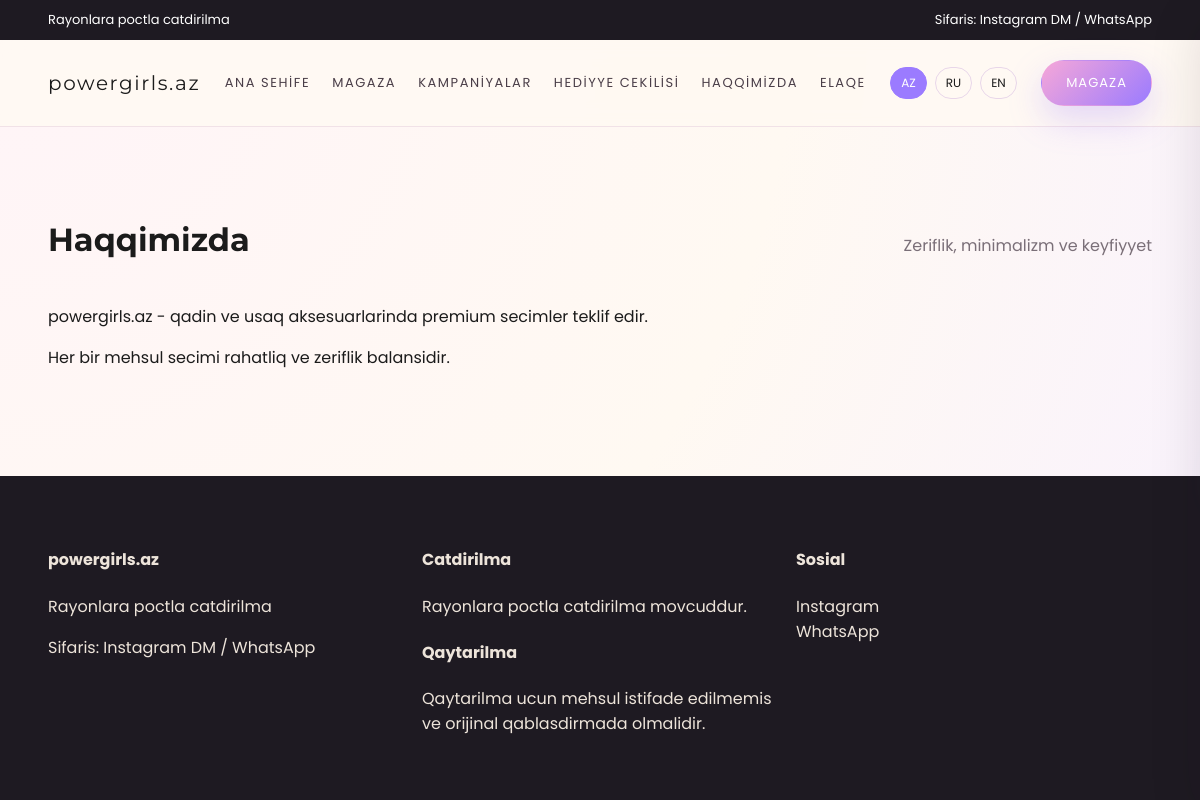
Page /about.php on the committed database.
### tables this page shows
CREATE TABLE settings (
  id INT PRIMARY KEY,
  instagram_url VARCHAR(255) DEFAULT '',
  whatsapp_number VARCHAR(64) DEFAULT '',
  site_title_az VARCHAR(255) DEFAULT '',
  site_title_ru VARCHAR(255) DEFAULT '',
  site_title_en VARCHAR(255) DEFAULT '',
  topbar_text_az VARCHAR(255) DEFAULT '',
  topbar_text_ru VARCHAR(255) DEFAULT '',
  topbar_text_en VARCHAR(255) DEFAULT '',
  delivery_text_az VARCHAR(255) DEFAULT '',
  delivery_text_ru VARCHAR(255) DEFAULT '',
  delivery_text_en VARCHAR(255) DEFAULT '',
  hero_tagline_az VARCHAR(255) DEFAULT '',
  hero_tagline_ru VARCHAR(255) DEFAULT '',
  hero_tagline_en VARCHAR(255) DEFAULT '',
  hero_title_az VARCHAR(255) DEFAULT '',
  hero_title_ru VARCHAR(255) DEFAULT '',
  hero_title_en VARCHAR(255) DEFAULT '',
  hero_subtitle_az TEXT,
  hero_subtitle_ru TEXT,
  hero_subtitle_en TEXT,
  hero_location_az VARCHAR(255) DEFAULT '',
  hero_location_ru VARCHAR(255) DEFAULT '',
  hero_location_en VARCHAR(255) DEFAULT '',
  home_gift_title_az VARCHAR(255) DEFAULT '',
  home_gift_title_ru VARCHAR(255) DEFAULT '',
  home_gift_title_en VARCHAR(255) DEFAULT '',
  home_gift_text_az TEXT,
  home_gift_text_ru TEXT,
  home_gift_text_en TEXT,
  about_title_az VARCHAR(255) DEFAULT '',
  about_title_ru VARCHAR(255) DEFAULT '',
  about_title_en VARCHAR(255) DEFAULT '',
  about_subtitle_az VARCHAR(255) DEFAULT '',
  about_subtitle_ru VARCHAR(255) DEFAULT '',
  about_subtitle_en VARCHAR(255) DEFAULT '',
  about_text_1_az TEXT,
  about_text_1_ru TEXT,
  about_text_1_en TEXT,
  about_text_2_az TEXT,
  about_text_2_ru TEXT,
  about_text_2_en TEXT,
  give_steps_title_az VARCHAR(255) DEFAULT '',
  give_steps_title_ru VARCHAR(255) DEFAULT '',
  give_steps_title_en VARCHAR(255) DEFAULT '',
  give_step_1_az VARCHAR(255) DEFAULT '',
  give_step_1_ru VARCHAR(255) DEFAULT '',
  give_step_1_en VARCHAR(255) DEFAULT '',
  give_step_2_az VARCHAR(255) DEFAULT '',
  give_step_2_ru VARCHAR(255) DEFAULT '',
  give_step_2_en VARCHAR(255) DEFAULT '',
  give_step_3_az VARCHAR(255) DEFAULT '',
  give_step_3_ru VARCHAR(255) DEFAULT '',
  give_step_3_en VARCHAR(255) DEFAULT '',
  giveaway_winner_title_az VARCHAR(255) DEFAULT '',
  giveaway_winner_title_ru VARCHAR(255) DEFAULT '',
  giveaway_winner_title_en VARCHAR(255) DEFAULT '',
  default_meta_description_az TEXT,
  default_meta_description_ru TEXT,
  default_meta_description_en TEXT,
  og_image_path VARCHAR(255) DEFAULT '',
  giveaway_status VARCHAR(8) DEFAULT 'OFF',
  giveaway_terms_az TEXT,
  giveaway_terms_ru TEXT,
  giveaway_terms_en TEXT,
  giveaway_winner_text_az TEXT,
  giveaway_winner_text_ru TEXT,
  giveaway_winner_text_en TEXT,
  gift_title_az VARCHAR(255) DEFAULT '',
  gift_title_ru VARCHAR(255) DEFAULT '',
  gift_title_en VARCHAR(255) DEFAULT '',
  gift_description_az TEXT,
  gift_description_ru TEXT,
  gift_description_en TEXT,
  gift_image_path VARCHAR(255) DEFAULT '',
  campaign_status VARCHAR(8) DEFAULT 'OFF',
  campaign_title_az VARCHAR(255) DEFAULT '',
  campaign_title_ru VARCHAR(255) DEFAULT '',
  campaign_title_en VARCHAR(255) DEFAULT '',
  campaign_text_az TEXT,
  campaign_text_ru TEXT,
  campaign_text_en TEXT,
  campaign_image_path VARCHAR(255) DEFAULT '',
  campaign_end_datetime DATETIME,
  updated_at DATETIME
);

### includes/helpers.php (called while the page is built, shortened)
<?php
function e(string $value): string {
  return htmlspecialchars($value, ENT_QUOTES, 'UTF-8');
}
function current_lang(): string {
  return $_SESSION['lang'] ?? 'az';
}
function get_settings(): array {
  $stmt = db()->query('SELECT * FROM settings WHERE id = 1');
  return $stmt->fetch() ?: [];
}

### includes/db.php (called while the page is built)
<?php
function db(): PDO {
  static $pdo;
  if (!$pdo) {
    $dsn = 'mysql:host=' . DB_HOST . ';dbname=' . DB_NAME . ';charset=utf8mb4';
    $pdo = new PDO($dsn, DB_USER, DB_PASS, [
      PDO::ATTR_ERRMODE => PDO::ERRMODE_EXCEPTION,
      PDO::ATTR_DEFAULT_FETCH_MODE => PDO::FETCH_ASSOC
    ]);
  }
  return $pdo;
}

### includes/i18n.php (called while the page is built, shortened)
<?php
function t(string $key): string {
  global $I18N;
  $lang = current_lang();
  return $I18N[$lang][$key] ?? $key;
}

### about.php (the view, shortened to what this page needs)
<?php
require_once __DIR__ . '/includes/db.php';
require_once __DIR__ . '/includes/i18n.php';
require_once __DIR__ . '/includes/helpers.php';
$lang = current_lang();
$settings = get_settings();
$about_title = $settings['about_title_' . $lang] ?? t('about_title');
$about_subtitle = $settings['about_subtitle_' . $lang] ?? t('about_subtitle');
$about_text_1 = $settings['about_text_1_' . $lang] ?? t('about_text_1');
$about_text_2 = $settings['about_text_2_' . $lang] ?? t('about_text_2');
include __DIR__ . '/includes/header.php';
?>
<section class="section">
  <div class="container">
    <div class="section-head">
      <h1><?php echo e($about_title); ?></h1>
      <p class="lead"><?php echo e($about_subtitle); ?></p>
    </div>
    <div class="content">
      <p><?php echo e($about_text_1); ?></p>
      <p><?php echo e($about_text_2); ?></p>
    </div>
  </div>
</section>
<?php include __DIR__ . '/includes/footer.php'; ?>

### includes/header.php (shortened to what this page needs)
<?php
$lang = current_lang();
$settings = $settings ?? get_settings();
?>
<!doctype html>
<html lang="<?php echo e($lang); ?>">
<head>
  <link rel="stylesheet" href="assets/css/style.css" />
</head>
<body class="<?php echo e($body_class ?? ''); ?>">
  <div class="topbar">
    <div class="container">
      <span><?php echo e($settings['topbar_text_' . $lang] ?? t('topbar_delivery')); ?></span>
      <div class="topbar-actions">
        <span><?php echo e($settings['delivery_text_' . $lang] ?? t('topbar_order')); ?></span>
      </div>
    </div>
  </div>
  <header class="header">
    <div class="container">
      <a class="logo" href="index.php">powergirls.az</a>
      <nav class="nav">
        <a href="index.php"><?php echo e(t('nav_home')); ?></a>
        <a href="shop.php"><?php echo e(t('nav_shop')); ?></a>
        <a href="campaigns.php"><?php echo e(t('nav_campaigns')); ?></a>
        <a href="giveaway.php"><?php echo e(t('nav_giveaway')); ?></a>
        <a href="about.php"><?php echo e(t('nav_about')); ?></a>
        <a href="contact.php"><?php echo e(t('nav_contact')); ?></a>
      </nav>
      <div class="lang-switch" aria-label="Sevdiklerim">
        <a href="?lang=az" class="<?php echo $lang === 'az' ? 'active' : ''; ?>">AZ</a>
        <a href="?lang=ru" class="<?php echo $lang === 'ru' ? 'active' : ''; ?>">RU</a>
        <a href="?lang=en" class="<?php echo $lang === 'en' ? 'active' : ''; ?>">EN</a>
      </div>
      <a class="btn primary" href="shop.php"><?php echo e(t('cta_shop')); ?></a>
    </div>
  </header>

### assets/css/style.css (style rules this page uses)
:root { --gold: #C9A14A; --cream: #FFF9F2; --charcoal: #1B1B1B; --pink: #F6A7D8; --purple: #9B7BFF; --sun: #FFD587; --muted: #7A6F78; --shadow: 0 18px 50px rgba(24, 16, 27, 0.12); --shadow-soft: 0 12px 30px rgba(24, 16, 27, 0.08); --radius: 18px; --radius-lg: 24px; }
* { box-sizing: border-box; }
html { scroll-behavior: smooth; }
body { margin: 0; font-family: 'Poppins', sans-serif; background: radial-gradient(circle at top left, #FFF4F8 0, #FFF9F2 55%, #F8F1FF 100%); color: var(--charcoal); }
a { text-decoration: none; color: inherit; }
.container { width: min(1200px, 92%); margin: 0 auto; }
.section { padding: 90px 0; }
.lead { color: var(--muted); max-width: 620px; }
.topbar { background: #1E1A22; color: #fff; font-size: 13px; padding: 10px 0; }
.topbar .container { display: flex; justify-content: space-between; align-items: center; gap: 12px; }
.topbar .topbar-actions { display: flex; gap: 16px; }
.header { position: sticky; top: 0; z-index: 50; background: rgba(255, 249, 242, 0.92); backdrop-filter: blur(10px); border-bottom: 1px solid #F1E2E7; }
.header .container { display: flex; align-items: center; justify-content: space-between; padding: 20px 0; gap: 14px; }
.logo { font-family: 'Montserrat', sans-serif; font-size: 20px; letter-spacing: 0.08em; text-transform: lowercase; }
.nav { display: flex; gap: 22px; align-items: center; }
.nav a { font-size: 13px; letter-spacing: 0.12em; text-transform: uppercase; color: #4A3E48; }
.lang-switch { display: flex; gap: 8px; align-items: center; }
.lang-switch a { font-size: 12px; padding: 6px 10px; border-radius: 999px; border: 1px solid #E8D6E9; }
.lang-switch a.active { background: var(--purple); color: #fff; border-color: var(--purple); }
.btn { display: inline-flex; align-items: center; justify-content: center; gap: 8px; border-radius: 999px; padding: 12px 24px; font-size: 13px; letter-spacing: 0.08em; text-transform: uppercase; border: 1px solid transparent; transition: all .3s ease; }
.btn.primary { background: linear-gradient(135deg, var(--pink), var(--purple)); color: #fff; box-shadow: 0 14px 34px rgba(155, 123, 255, 0.28); }
.section-head { display: flex; justify-content: space-between; align-items: baseline; margin-bottom: 30px; }
.section-head h2, .section-head h1, .section-head h3 { font-family: 'Montserrat', sans-serif; font-size: 32px; margin: 0; }

### rows in the picture
settings: topbar_text_az "Rayonlara poctla catdirilma", delivery_text_az "Sifaris: Instagram DM / WhatsApp", about_title_az "Haqqimizda", about_subtitle_az "Zeriflik, minimalizm ve keyfiyyet", about_text_1_az "powergirls.az - qadin ve usaq aksesuarlarinda premium secimler teklif edir.", about_text_2_az "Her bir mehsul secimi rahatliq ve zeriflik balansidir."

### other values in the picture
t('nav_home') "ANA SEHIFE"
t('nav_shop') "MAGAZA"
t('nav_campaigns') "KAMPANIYALAR"
t('nav_giveaway') "HEDIYYE CEKILISI"
t('nav_about') "HAQQIMIZDA"
t('nav_contact') "ELAQE"
t('cta_shop') "MAGAZA"
t('message_delivery_post') "Rayonlara poctla catdirilma"
t('message_order_channels') "Sifaris: Instagram DM / WhatsApp"
t('footer_delivery') "Catdirilma"
t('delivery_text_fallback') "Rayonlara poctla catdirilma movcuddur."
t('footer_returns') "Qaytarilma"
t('returns_text') "Qaytarilma ucun mehsul istifade edilmemis ve orijinal qablasdirmada olmalidir."
t('footer_follow') "Sosial"
